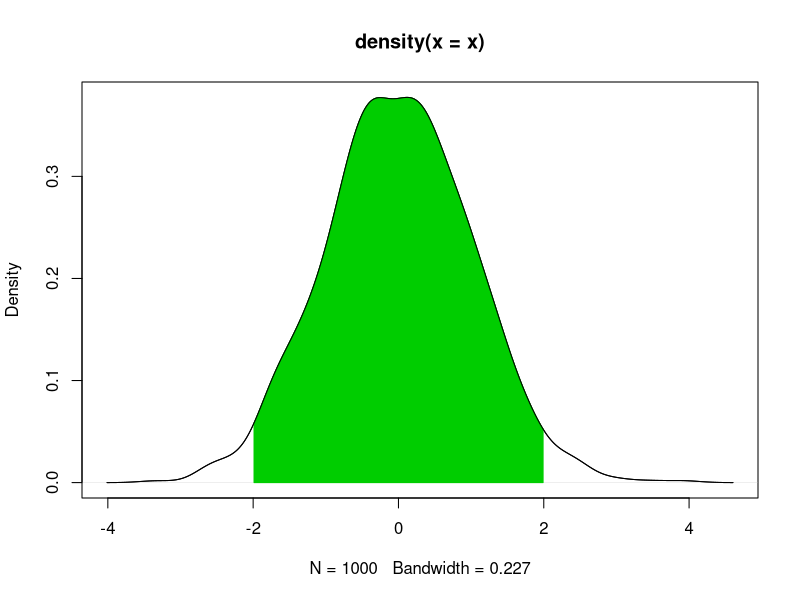
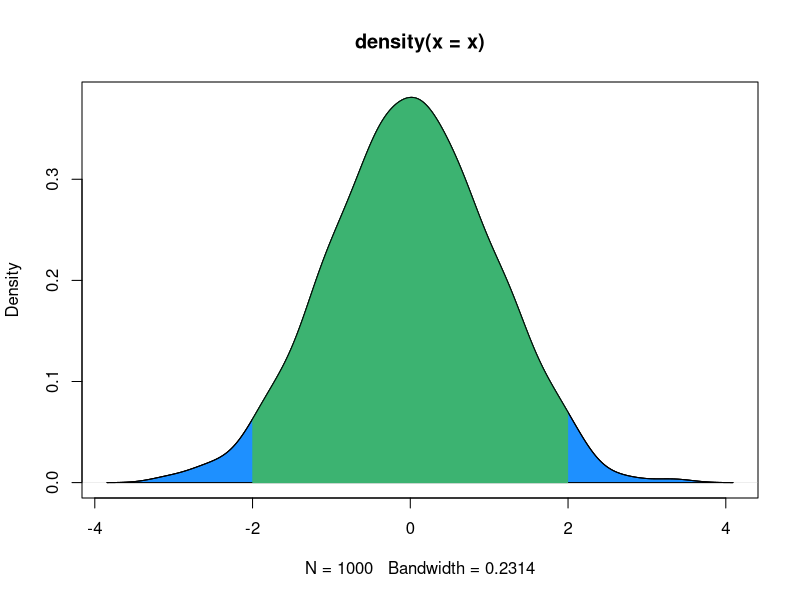
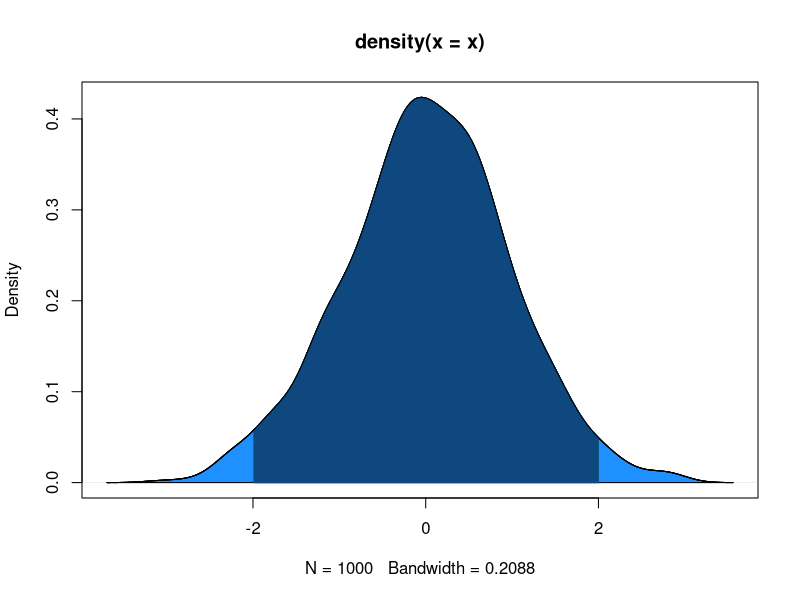
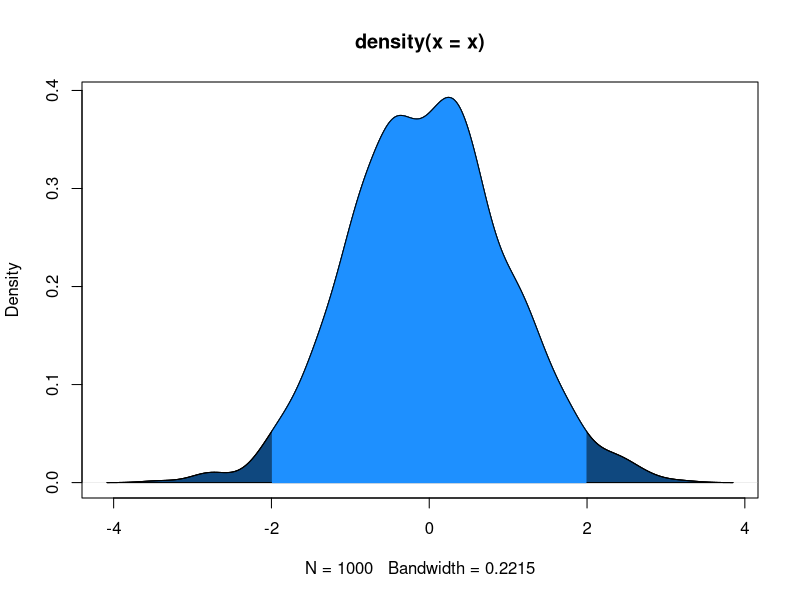

Write the R code that produced these figures, in order.
### Some color and plotting functions for nicer density plots.

### color.den()
# (by Arthur Lui, editted by Mickey)
# Colors a specified area under a density within an interval
# This should be used in conjunction with plot(dens, ...)
#
# Params: dens   - a density object
#         from   - numeric, the left endpoint of the area
#         to     - numeric, the right endpoint of the area
#         fill   - a color, the color that will fill in the area under the curve
#         border - a color, the outline of the area receives this color
#
# (note: there seems to be an issue with values to close
#        together, not sure exactly, but had errors)
color.den = function(dens, from, to, fill = 1, border = NULL){
    if (is.null(border))
        border = fill
    index = which(dens$x > from & dens$x < to)
    x0 = dens$x[index][1]
    x1 = dens$x[index][length(index)]
    x = dens$x[index]
    y = dens$y[index]
    
    # creating the shaded region
    polygon(c(x0, x, x1), c(0, y, 0), col = fill, border = border)
    }

# example 1
x = rnorm(1000)
dens = density(x)
plot(dens)
color.den(dens, -2, 2, "green3") # green3 is equivalent to color 3
lines(dens) # plot the density again since color.den() will draw over the original curve

# example 2 (making a density completely shaded with color and highlighting the middle)
x = rnorm(1000)
dens = density(x)
plot(dens)
polygon(dens$x, dens$y, col = "dodgerblue")
color.den(dens, -2, 2, "mediumseagreen")
lines(dens)

### int2rgb()
# Convert an integer/hexdecimal to an RGB. Returns the RGB values.
# 
# Params: x - an integer, between 0 and 16777215 = 256^3 - 1,
#             or between 0x000000 and 0xFFFFFF
int2rgb = function(x){
    hex = as.character(as.hexmode(x))
    hex = paste0("#", paste0(rep("0", 6-nchar(hex)), collapse=""), hex)
    col2rgb(hex)
    }

# example 1
int2rgb(5)
int2rgb(0x000005)

# example 2
int2rgb(1193046)
int2rgb(0x123456)

### col.mult()
# Multiplies two colors together.
# If A and B are vectors in [0,1]^3 (i.e. {R, G, B}), then to multiply the
# colors A and B, do elementwise multiplication.
#
# Params: col1 - a color, either in name or integer/hexidecimal
#         col2 - a color, either in name or integer/hexidecimal
#
# requires int2rgb() if using integer/hexidecimal form
#
col.mult = function(col1 = 0x000000, col2 = "black"){
    if (is.character(col1))
        val1 = t(col2rgb(col1) / 255)
    if (is.numeric(col1))
        val1 = t(int2rgb(col1) / 255)
    if (is.character(col2))
        val2 = t(col2rgb(col2) / 255)
    if (is.numeric(col2))
        val2 = t(int2rgb(col2) / 255)
    rgb(val1 * val2)
    }

# example 1
col.mult(0x123456, "black") # black times anything is always black

# example 2
col.mult(0x123456, "white") # multiplying by white doesn't change anything

# example 3
col.mult(0x123456, 0x888888) # multiplying by gray darkens the color equally in RGB

# example 4
x = rnorm(1000)
dens = density(x)
plot(dens)
polygon(dens$x, dens$y, col = "dodgerblue")

color.den(dens, -2, 2, "mediumseagreen")
lines(dens)

color.den(dens, -2, 2, col.mult("dodgerblue", "mediumseagreen"))
lines(dens)

color.den(dens, -2, 2, col.mult("dodgerblue", "gray50"))
lines(dens)

# By multiplying colors together for highlighting purposes, the plot looks
# less distracting by having appropriately related colors

# example 5
x = rnorm(1000)
dens = density(x)
plot(dens)
polygon(dens$x, dens$y, col = col.mult("dodgerblue", "gray50"))
color.den(dens, -2, 2, "dodgerblue")
lines(dens)

# It seems to work better when the darker region is the area of interest

### colgray()
# Convert a given RGB color to gray-scale
#
# Params: rgb    - a vector of length 3 where each element is between 0 and 1
#         method - either "yprime", "average", or "lightness"
#                  "yprime" is the method to account for human vision
col.gray = function(rgb, method = "yprime"){
    if (method == "yprime"){
        weight = c(0.2126, 0.7152, 0.0722) * rgb
        return (rep(sum(weight), 3))
        }
    if (method == "average"){
        return (rep(mean(rgb), 3))
        }
    if (method == "lightness"){
        return (rep(mean(range(rgb)), 3))
        }
    }


# example 1
# library(jpeg)
# path = "~/files/R/data/"
# dat = readJPEG(paste0(path,"image.jpg"))
# 
# h = nrow(dat) # height in pixels
# w = ncol(dat) # width in pixels
